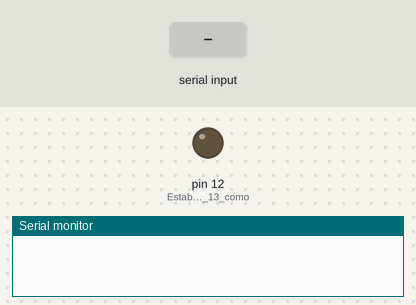
The sketch below on a simulated Arduino Uno, built with avr-gcc and run on an emulated ATmega328P. Shown: output pins drawn as LEDs (lit = HIGH), the last lines printed to the serial monitor. The test bench sets the inputs (shaded band).

Above: at 1.2 s.
1.3 s: "h" received over Serial
At 2.1 s:
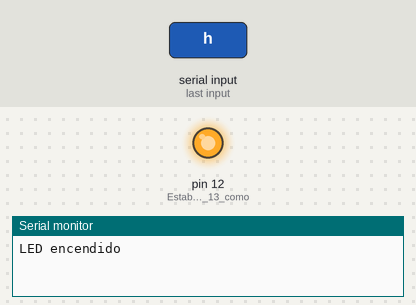
2.8 s: "l" received over Serial
At 3.2 s:
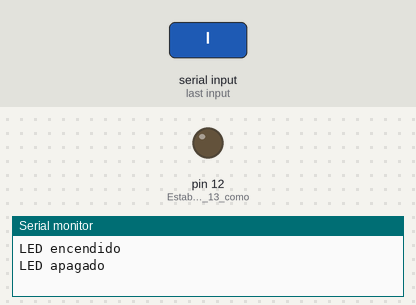
4.3 s: "H" received over Serial
At 5.5 s:
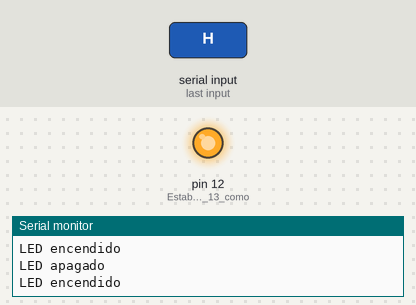
5.8 s: "L" received over Serial
At 6.7 s:
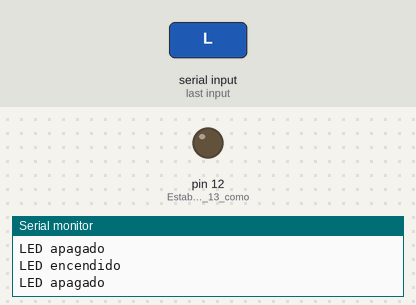
Timing chart, 0 to 8.3 s (numbered marks = the images above; inputs shaded):
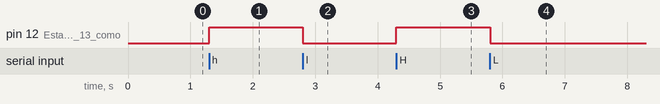

The sketch:

Bluetooth_HC06.ino
```cpp
void setup()
{
Serial.begin(9600); //Iniciar el serial
pinMode(12, OUTPUT); //Establecer el pin 13 como salida
}


void loop()
{
   if(Serial.available()>=1)
   {
      char entrada = Serial.read(); //Leer un caracter

      if(entrada == 'h' or entrada == 'H') //Si es 'H', encender el LED
      {
         digitalWrite(12, HIGH);
         Serial.println("LED encendido");
      }

      else if(entrada == 'l' or entrada == 'L') //Si es 'L', apagar el LED
      {
         digitalWrite(12, LOW);
         Serial.println("LED apagado");
      }

      else if(entrada == 'i' or entrada == 'I') //Si es 'I', mostrar un mensaje de ayuda
      {
         Serial.println("Comandos:n (i) - abrir esta listan (h)- encender ledn (l) - apagar ledn");
      }
   }
}
```

Measured:
- after the input at 1.3 s, pin 12 (Establecer_el_pin_13_como): LOW → HIGH at once
- after the input at 2.8 s, pin 12 (Establecer_el_pin_13_como): HIGH → LOW at once
- after the input at 4.3 s, pin 12 (Establecer_el_pin_13_como): LOW → HIGH at once
- after the input at 5.8 s, pin 12 (Establecer_el_pin_13_como): HIGH → LOW at once
